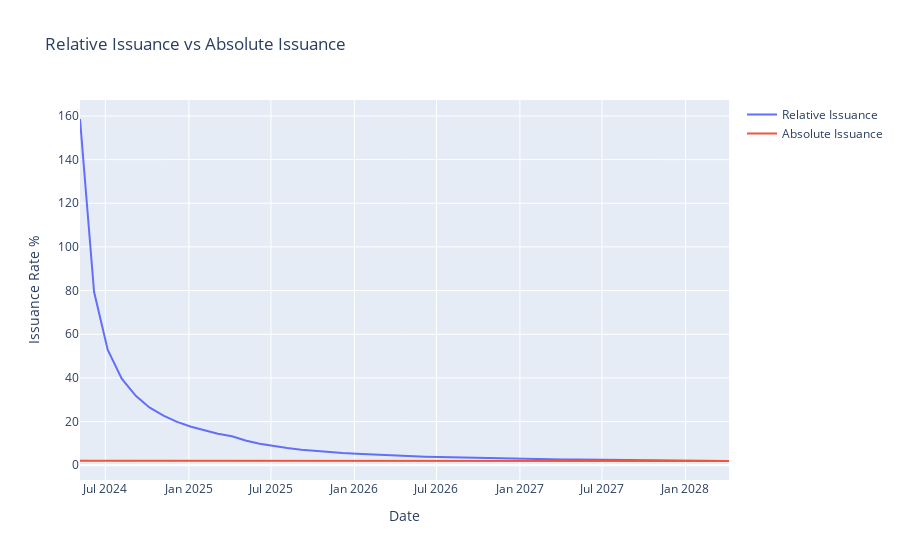

Source (notebook cell):
### Code cell
# Replace '%' with '' and convert to float
issuance_df[['Relative Issuance', 'Absolute Issuance']] = issuance_df[['Relative Issuance', 'Absolute Issuance']].replace({'%': ''}, regex=True).astype(float)

# Plotting the data
fig = go.Figure()
fig.add_trace(go.Scatter(x=issuance_df["Date"], y=issuance_df["Relative Issuance"], mode="lines", name="Relative Issuance"))
fig.add_trace(go.Scatter(x=issuance_df["Date"], y=issuance_df["Absolute Issuance"], mode="lines", name="Absolute Issuance"))

# Adding title and axis labels
fig.update_layout(
    title="Relative Issuance vs Absolute Issuance",  # Adding title
    xaxis_title="Date",  # Adding x-axis label
    yaxis_title="Issuance Rate %",  # Adding y-axis label
)

fig.show()

### Figure 1 — Plotly figure (JSON) as saved in the notebook; plotly's stock layout.template omitted (floating-point values rounded to 4 significant figures)
{"data": [{"mode": "lines", "name": "Relative Issuance", "type": "scatter", "x": ["2024-05-06", "2024-06-06", "2024-07-06", "2024-08-06", "2024-09-06", "2024-10-06", "2024-11-06", "2024-12-06", "2025-01-06", "2025-02-06", "2025-03-06", "2025-04-06", "2025-05-06", "2025-06-06", "2025-07-06", "2025-08-06", "2025-09-06", "2025-10-06", "2025-11-06", "2025-12-06", "2026-01-06", "2026-02-06", "2026-03-06", "2026-04-06", "2026-05-06", "2026-06-06", "2026-07-06", "2026-08-06", "2026-09-06", "2026-10-06", "2026-11-06", "2026-12-06", "2027-01-06", "2027-02-06", "2027-03-06", "2027-04-06", "2027-05-06", "2027-06-06", "2027-07-06", "2027-08-06", "2027-09-06", "2027-10-06", "2027-11-06", "2027-12-06", "2028-01-06", "2028-02-06", "2028-03-06", "2028-04-06"], "y": [158.6, 79.47, 52.94, 39.69, 31.78, 26.47, 22.7, 19.86, 17.65, 15.9, 14.45, 13.25, 11.31, 9.87, 8.76, 7.87, 7.14, 6.54, 6.03, 5.59, 5.22, 4.89, 4.6, 4.34, 4.13, 3.93, 3.76, 3.6, 3.45, 3.31, 3.19, 3.07, 2.96, 2.86, 2.77, 2.68, 2.6, 2.52, 2.45, 2.38, 2.31, 2.25, 2.19, 2.13, 2.08, 2.03, 1.98, 1.94]}, {"mode": "lines", "name": "Absolute Issuance", "type": "scatter", "x": ["2024-05-06", "2024-06-06", "2024-07-06", "2024-08-06", "2024-09-06", "2024-10-06", "2024-11-06", "2024-12-06", "2025-01-06", "2025-02-06", "2025-03-06", "2025-04-06", "2025-05-06", "2025-06-06", "2025-07-06", "2025-08-06", "2025-09-06", "2025-10-06", "2025-11-06", "2025-12-06", "2026-01-06", "2026-02-06", "2026-03-06", "2026-04-06", "2026-05-06", "2026-06-06", "2026-07-06", "2026-08-06", "2026-09-06", "2026-10-06", "2026-11-06", "2026-12-06", "2027-01-06", "2027-02-06", "2027-03-06", "2027-04-06", "2027-05-06", "2027-06-06", "2027-07-06", "2027-08-06", "2027-09-06", "2027-10-06", "2027-11-06", "2027-12-06", "2028-01-06", "2028-02-06", "2028-03-06", "2028-04-06"], "y": [2.1, 2.09, 2.09, 2.09, 2.08, 2.08, 2.07, 2.07, 2.07, 2.06, 2.06, 2.06, 2.05, 2.05, 2.05, 2.04, 2.04, 2.04, 2.03, 2.03, 2.03, 2.02, 2.02, 2.02, 2.01, 2.01, 2.01, 2, 2, 2, 1.99, 1.99, 1.99, 1.98, 1.98, 1.98, 1.97, 1.97, 1.97, 1.96, 1.96, 1.96, 1.95, 1.95, 1.95, 1.94, 1.94, 1.94]}], "layout": {"title": {"text": "Relative Issuance vs Absolute Issuance"}, "xaxis": {"title": {"text": "Date"}}, "yaxis": {"title": {"text": "Issuance Rate %"}}}}
